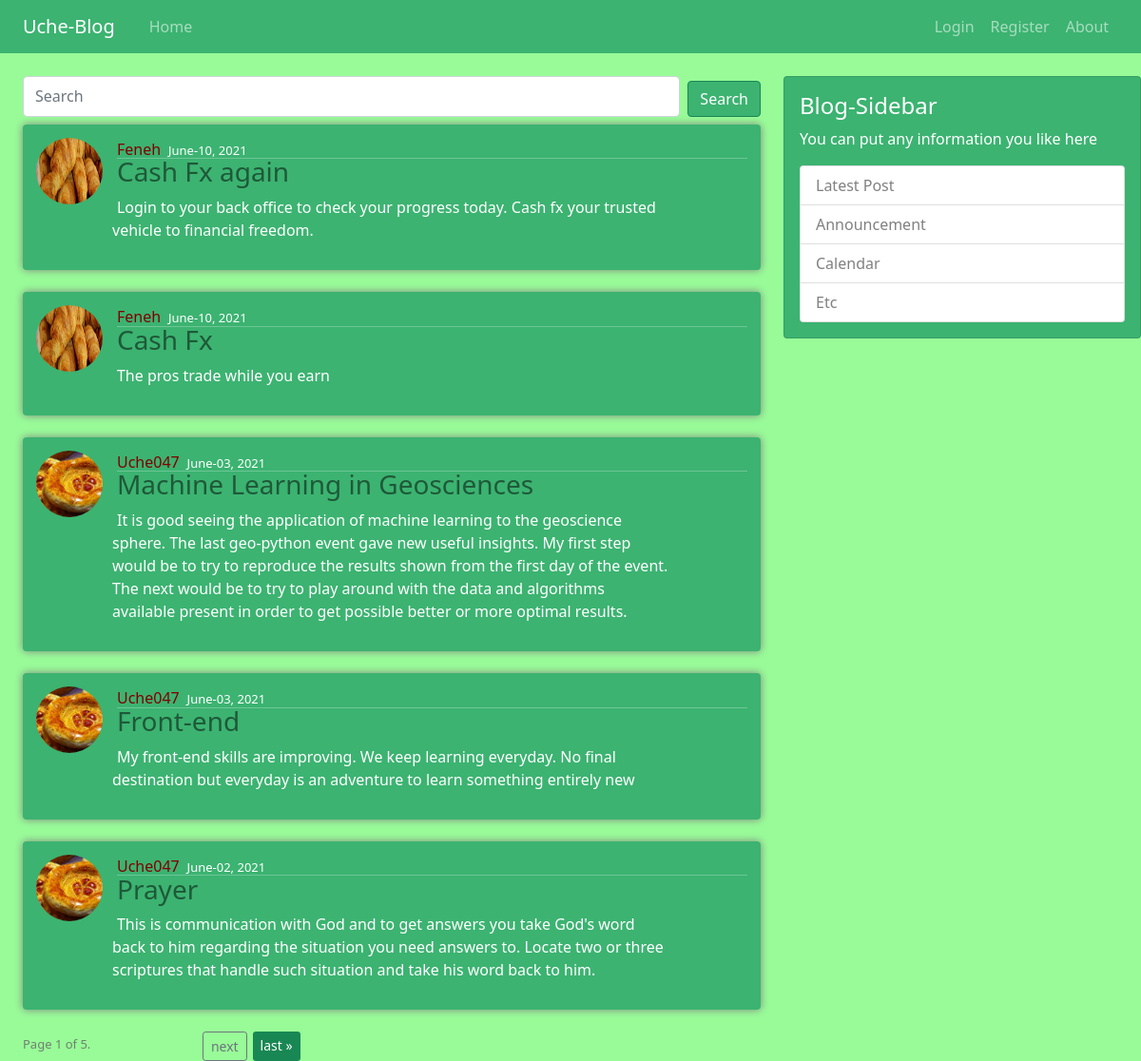
The page / on the database its author committed.
### blog/models.py (models this page shows, shortened)
class Post(models.Model):
    title = models.CharField(max_length=120)
    content = models.TextField()
    date_posted = models.DateTimeField(default=timezone.now)
    author = models.ForeignKey(User, on_delete=models.CASCADE)

### users/models.py (models this page shows, shortened)
class UserProfile(models.Model):
	user = models.OneToOneField(User, on_delete=models.CASCADE)
	image = models.ImageField(default='default.jpg', upload_to='profile_images')

### blog/views.py (the view)
# urls.py: path('', views.PostListView.as_view(), name='blog-home'),
class PostListView(generic.ListView):
	queryset = Post.objects.order_by('-pk')
	paginate_by = 5
	template_name = 'blog/home.html'
	def get_queryset(self,*args, **kwargs):
		search = self.request.GET.get('search')
		if search:
			return Post.objects.filter(title__icontains=search).order_by('-pk')
		return Post.objects.all().order_by('-pk')

### blog/templates/blog/home.html (shortened to what this page needs)
{% extends 'blog/base.html' %}
{% block content %}
    <div class="row">
        <div class="col-md-8">
            <form class="d-flex mb-2" >
                <input class="form-control me-2" type="search" placeholder="Search" aria-label="Search" name="search">
                <button class="btn btn-success" style="background-color: mediumseagreen" type="submit">Search</button>
            </form>
            <article>
                {% for post in page_obj %}
                <div class="box-element profile-container">
                    <img src="{{post.author.userprofile.image.url}}" id="profile-pic" class="rounded-circle small">
                    <a style="color: maroon" href="{% url 'user-posts' post.author %}">{{post.author}}</a>
                    <small style="color: white">{{post.date_posted|date:"F-d, Y"}}</small>
                    <hr style="margin-top: -0.35%;">
                    <h3 style='margin-top:-2.5%;'><a href="{% url 'post-detail' post.id %}">{{post.title}}</a> </h3>
                    <p id="unique">{{post.content}}</p>
                </div>
                {% endfor %}
            </article>
        </div>
        <div class="col-md-4">
                  <div class="card" id="hide">
                    <div class="card-body">
                      <h4 class="card-title">Blog-Sidebar</h4>
                      <p class="card-text">You can put any information you like here</p>
                      <ul class="list-group ">
                        <li class="list-group-item list-group-item-flush">Latest Post</li>
                        <li class="list-group-item">Announcement</li>
                        <li class="list-group-item">Calendar</li>
                        <li class="list-group-item">Etc</li>
                      </ul>
                    </div>
                  </div>
        </div>
    </div>
    <div style="display:flex;">
    <div class="current" style="margin-right: 10%;">
        <small>Page {{ page_obj.number }} of {{ page_obj.paginator.num_pages }}.</small>
    </div>
    {% if page_obj.has_next %}
        <a class='btn btn-outline-secondary btn-sm' href="?page={{ page_obj.next_page_number }}">next</a>
        <a  class='btn-success btn-sm' href="?page={{ page_obj.paginator.num_pages }}">last &raquo;</a>
    {% endif %}
</div>
</div>
{% endblock content %}

### blog/templates/blog/base.html (shortened to what this page needs)
<!DOCTYPE html >
{% load static %}
<html>
<head>
    <link rel="stylesheet" type="text/css" href="{% static 'css/bootstrap.min.css' %}">
    <link rel="stylesheet" type="text/css" href="{% static 'css/main.css' %}">
</head>
<body style="background-color: palegreen;">
    <nav class="navbar navbar-expand-md navbar-dark bg-success ">
        <div class="container-fluid  ">
          <a class="navbar-brand" href="{% url 'blog-home' %}">Uche-Blog</a>
          <div class="container navbar-collapse collapse-show ml-0" id="navbarCollapse" >
            <ul class="navbar-nav me-auto mb-2  mb-md-0">
              <li class="nav-item active">
                <a class="nav-link" aria-current="page" href="{% url 'blog-home' %}">Home</a>
              </li>
            </ul>
            <div class="navbar-nav">
              {% if user.is_authenticated %}
              <a class="nav-item nav-link" href="{%url 'profile'  %}">Profile</a>
              <a class="nav-item nav-link" href="{%url 'logout' %}">Logout</a>
              {% else %}
              <a class="nav-item nav-link" href="{%url 'login' %}">Login</a>
              <a class="nav-item nav-link" href="{%url 'users-register' %}">Register</a>
              {% endif %}
              <a class="nav-item nav-link" style="margin-right: 1em;" href="{% url 'blog-about' %}">About </a>
            </div>
          </div>
        </div>
    </nav>
    <main style="margin-left:2%;" >
        <div class="row" >
            <div class="col-md-12">
                {% block content %}{% endblock%}
            </div>
    </main>
</body>
</html>

### static/css/main.css (style rules this page uses)
a.navbar-brand { margin-left: 1% !important; }
a { text-decoration: none; margin-right:0.5%; }
nav { margin-bottom:2% !important; }
.navbar { background-color: mediumseagreen !important; width:101% !important; }
#navbarCollapse { margin-left:0 !important; }
small { font-size: small; color: rgba(105, 105, 105, 0.849) ; }
h3 a { color:rgba(0, 0, 0, 0.5); }
.box-element { border-radius:4px; padding:14px; box-shadow: 0 0 8px gray; margin-bottom: 3%; background-color: mediumseagreen; color:white; }
.card { background-color: mediumseagreen; color:white; }
.list-group { color: rgba(105, 105, 105, 0.849) ; }
button { margin-top: 0.6%; }
#profile-pic { float:left; height:5em; width: 5em; border-radius: 50%; margin-right:2%; margin-bottom:2%; }
@media screen and (min-width: 770px) { #unique { margin-left:5em; margin-right:5em; color: white; } }

### rows shown on the page
Post: author.userprofile.image (placeholder picture), author "Feneh", date_posted "June-10, 2021", title "Cash Fx again", content "Login to your back office to check your progress today. Cash fx your trusted vehicle to financial freedom."
Post: author.userprofile.image (placeholder picture), author "Feneh", date_posted "June-10, 2021", title "Cash Fx", content "The pros trade while you earn"
Post: author.userprofile.image (picture), author "Uche047", date_posted "June-03, 2021", title "Machine Learning in Geosciences", content "It is good seeing the application of machine learning to the geoscience sphere. The last geo-python event gave new useful insights. My first step would be to try to reproduce the results shown from the first day of the event. The next would be to try to play around with the data and algorithms available present in order to get possible better or more optimal results."
Post: author.userprofile.image (picture), author "Uche047", date_posted "June-03, 2021", title "Front-end", content "My front-end skills are improving. We keep learning everyday. No final destination but everyday is an adventure to learn something entirely new"
Post: author.userprofile.image (picture), author "Uche047", date_posted "June-02, 2021", title "Prayer", content "This is communication with God and to get answers you take God's word back to him regarding the situation you need answers to. Locate two or three scriptures that handle such situation and take his word back to him."

### other values the page prints
{{ page_obj.number }} "1"
{{ page_obj.paginator.num_pages }} "5"
